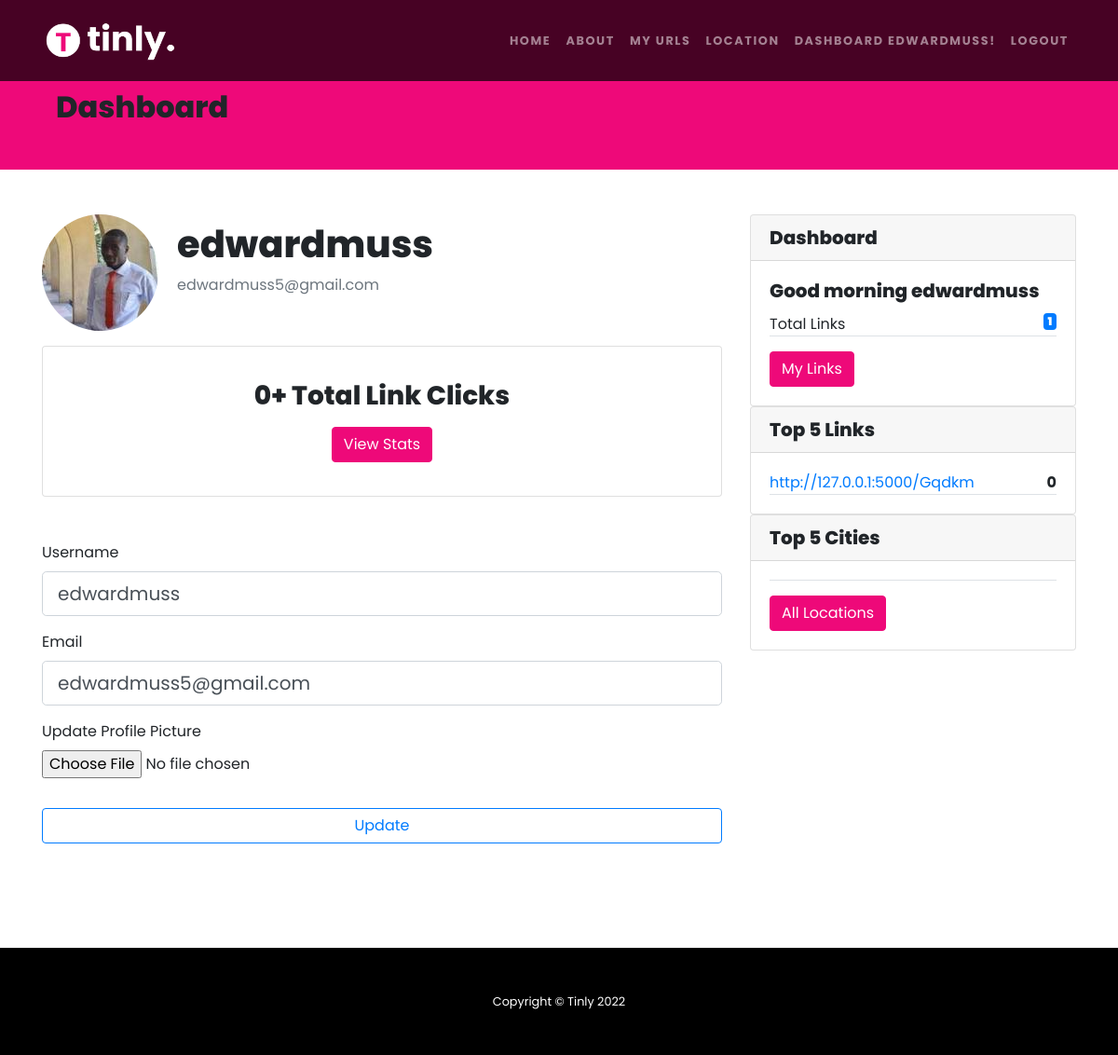
The page /dashboard (signed in) on the database as committed earlier.
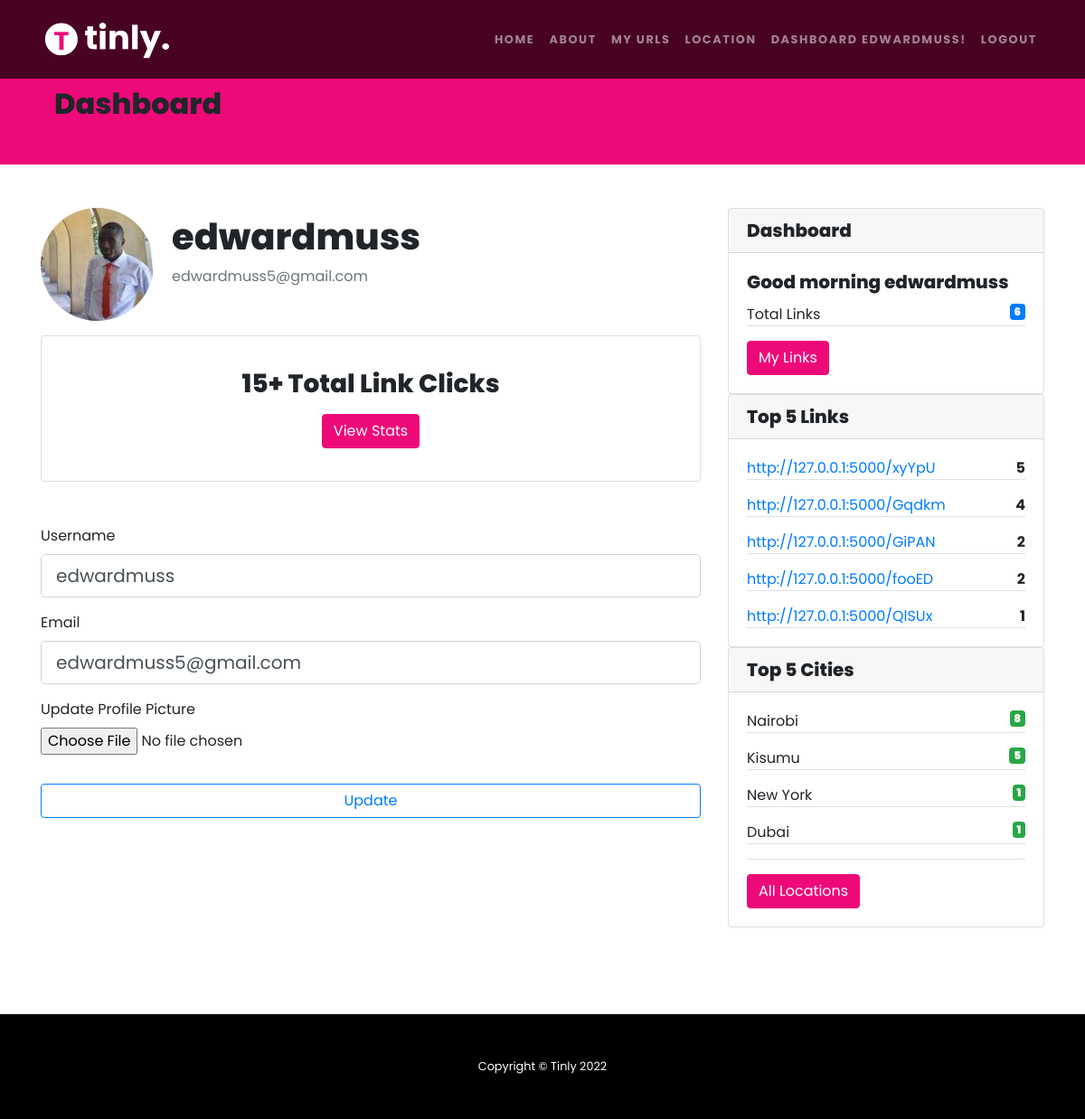
The same page on the database as committed later.
### models/base_model.py (models this page shows, shortened)
class Urls(db.Model):
    id_ = db.Column("id_", db.Integer, primary_key=True)
    user_id = db.Column("user_id", db.Integer, db.ForeignKey('user.id'), nullable=True, default=0)
    long = db.Column("long", db.String())
    short = db.Column("short", db.String(10), nullable=False, unique=True)
    hits = db.Column("hits", db.Integer, nullable=False, default=0)
    created_at = db.Column(DateTime, default=datetime.datetime.now)
    updated_at = db.Column(DateTime, default=datetime.datetime.now, onupdate=datetime.datetime.now)

### core/routes/web.py (the view)
@app.route('/dashboard', methods=['GET', 'POST'])
@login_required
def dashboard():
    form = UpdateAccountForm()
    if form.validate_on_submit():
        if form.picture.data:
            picture_file = save_picture(form.picture.data)
            current_user.image_file = picture_file
        current_user.username = form.username.data
        current_user.email = form.email.data
        db.session.commit()
        flash('Your account has been updated!', 'success')
        return redirect(url_for('dashboard'))
    elif request.method == 'GET':
        form.username.data = current_user.username
        form.email.data = current_user.email
    image_file = url_for('static', filename='profile_pics/' + current_user.image_file)
    count = db.session.query(Urls).filter_by(user_id = current_user.id).count()
    greeting = fun_greetings()
    loc = db.session.query(Location.city, Location.country, db.func.count(Location.city).label('count')).join(Urls).filter_by(user_id = current_user.id).group_by(Location.city).order_by(func.count().desc()).limit(5)
    top_hits = db.session.query(Urls).filter_by(user_id = current_user.id).order_by(Urls.hits.desc()).limit(5)
    total_hits = db.session.query(func.sum(Urls.hits).label('sum')).filter_by(user_id = current_user.id).first().sum
    return render_template('dashboard.html', title='Account',
                           image_file=image_file, form=form, link_count=count, greeting=greeting, loc=loc, top_hits=top_hits, total_hits=total_hits, base_url=base_url)

### core/auth.py (shortened to what this page needs)
class UpdateAccountForm(FlaskForm):
    username = StringField('Username',
                           validators=[InputRequired(), Length(min=2, max=20)])
    email = StringField('Email',
                        validators=[InputRequired(), Email()])
    picture = FileField('Update Profile Picture', validators=[FileAllowed(['jpg', 'png'])])
    submit = SubmitField('Update')

### core/auth.py (called while the page is built)
@login_manager.user_loader
def load_user(user_id):
    return User.query.get(int(user_id))

### core/greetings.py (called while the page is built)
def fun_greetings():
    now = datetime.datetime.now()
    hour = now.hour
    if hour < 12:
        greeting = "Good morning"
    elif hour < 15:
        greeting = "Good afternoon"
    elif hour < 20:
        greeting = "Good evening"
    else:
        greeting = "Good night"
    return greeting

### core/templates/dashboard.html (shortened to what the changed rows need)
{% extends "base.html" %}
{% block content %}
    <div class="row bg-primary pt-5">
        <div class="container">
            <div class="col-md-12 mt-5 mb-5">
                <h2 class="">Dashboard</h2>
            </div>
        </div>
    </div>
    <div class="container mt-5 mb-5">
        <div class="row">
            <div class="col-md-8">
                <div class="content-section">
                    <div class="media">
                      <div class="media-body">
                        <h2 class="account-heading mt-2">{{ current_user.username }}</h2>
                      </div>
                    </div>
                    <div class="card">
                        <div class="card-body text-center m-3">
                          <h3>{{ total_hits }}+ Total Link Clicks</h3>
                          <a href="{{ url_for('myurls', page_num=1) }}" class="btn btn-primary btn-block2 mt-2">View Stats</a>
                        </div>
                      </div>
                  </div>
            </div>
            <div class="col-md-4">
                <div class="card">
                    <div class="card-body">
                      <p class="card-text border-bottom">Total Links <span class="pull-right badge badge-primary"><strong>{{ link_count }}</strong></span> </p>
                    </div>
                  </div>
                  <div class="card">
                    <div class="card-body">
                      {% for top_hit in top_hits %}
                      <p class="card-text border-bottom"><a target="_blank" href="{{base_url + '/' + top_hit.short}}"
                        >{{base_url + '/' + top_hit.short}}</a><span class="pull-right"><strong>{{ top_hit.hits }}</strong></span> </p>
                      {%endfor%}
                    </div>
                  </div>
                  <div class="card">
                    <div class="card-body">
                      {% for location in loc %}
                      <p class="card-text border-bottom">{{ location.city }}<span class="pull-right badge badge-success"><strong>{{ location.count }}</strong></span> </p>
                      {%endfor%}
                      <p class="card-text border-bottom"> </p>
                      <a href="{{ url_for('locations') }}" class="btn btn-primary">All Locations</a>
                    </div>
                  </div>
            </div>
        </div>
    </div>
{% endblock %}

Rows that differ between the two databases and show on the page:
added Urls: short "http://127.0.0.1:5000/xyYpU", hits "5"
changed Urls "http://127.0.0.1:5000/Gqdkm": hits "0" → "4"
added Urls: short "http://127.0.0.1:5000/GiPAN", hits "2"
added Urls: short "http://127.0.0.1:5000/fooED", hits "2"
added Urls: short "http://127.0.0.1:5000/QlSUx", hits "1"
Other text that changed with them:
{{ total_hits }}: "0" → "15"
{{ link_count }}: "1" → "6"
new list line: "Nairobi 8"
new list line: "Kisumu 5"
new list line: "New York 1"
new list line: "Dubai 1"
